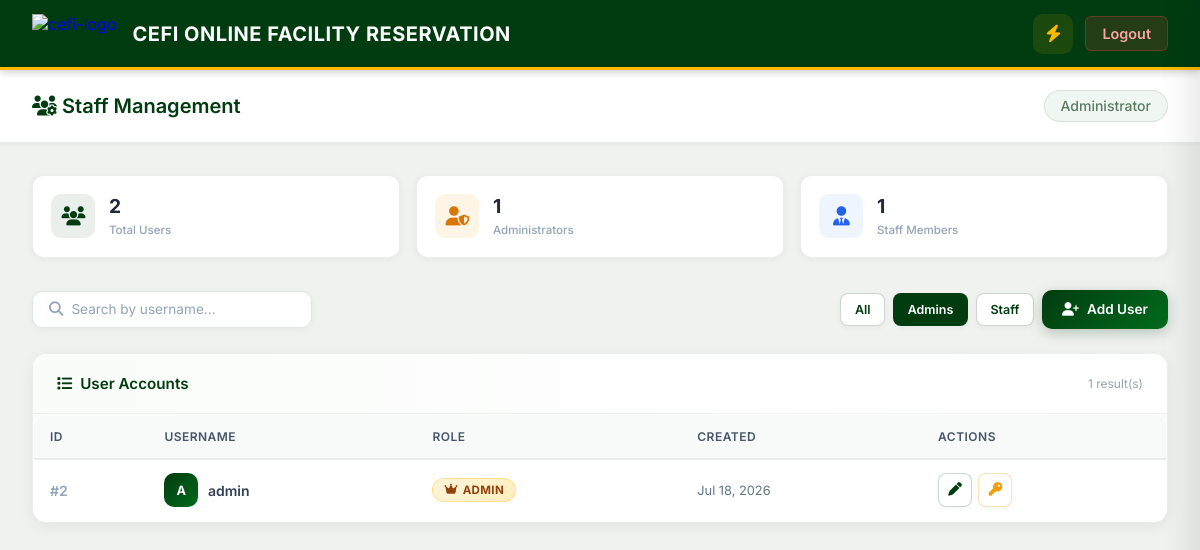
/admin/users.php?role=admin (signed in), run on the app's committed database.
### tables this page shows
CREATE TABLE users (
    id INT AUTO_INCREMENT PRIMARY KEY,
    username VARCHAR(50) UNIQUE NOT NULL,
    password VARCHAR(255) NOT NULL,
    created_at TIMESTAMP DEFAULT CURRENT_TIMESTAMP,
    role enum ('staff','admin')
);

### admin/users.php (the view, shortened to what this page needs)
<?php
require_once("../config/db.php");
$search = trim($_GET['search'] ?? '');
$filter_role = $_GET['role'] ?? '';
$query = "SELECT id, username, role, created_at FROM users WHERE 1=1";
$params = [];
$types = "";
if (!empty($filter_role) && in_array($filter_role, ['staff', 'admin'])) {
    $query .= " AND role = ?";
    $params[] = &$filter_role;
    $types .= "s";
}
$query .= " ORDER BY created_at DESC";
$stmt = $conn->prepare($query);
if (!empty($params)) {
    $stmt->bind_param($types, ...$params);
}
$stmt->execute();
$users = $stmt->get_result();
$total_users = $conn->query("SELECT COUNT(*) as c FROM users")->fetch_assoc()['c'];
$total_admins = $conn->query("SELECT COUNT(*) as c FROM users WHERE role='admin'")->fetch_assoc()['c'];
$total_staff = $conn->query("SELECT COUNT(*) as c FROM users WHERE role='staff'")->fetch_assoc()['c'];
?>
<!DOCTYPE html>
<html lang="en">
<head>
    <link rel="stylesheet" href="../style/dashboard.css">
    <link rel="stylesheet" href="../style/navbar.css?v=2">
    <link rel="stylesheet" href="../style/admin.css">
    <link rel="stylesheet" href="https://cdnjs.cloudflare.com/ajax/libs/font-awesome/6.5.1/css/all.min.css"
 />
</head>
<body>
<?php include '../includes/navbar.php'; ?>
<div class="main-content">
    <div class="page-header">
        <h1><i class="fas fa-users-cog"></i> Staff Management</h1>
        <div class="header-user">Administrator</div>
    </div>
    <div class="container">
        <div class="info-metrics">
            <div class="info-metric">
                <div class="info-metric-icon green"><i class="fas fa-users"></i></div>
                <div class="info-metric-data">
                    <h4><?= $total_users ?></h4>
                    <span>Total Users</span>
                </div>
            </div>
            <div class="info-metric">
                <div class="info-metric-icon amber"><i class="fas fa-user-shield"></i></div>
                <div class="info-metric-data">
                    <h4><?= $total_admins ?></h4>
                    <span>Administrators</span>
                </div>
            </div>
            <div class="info-metric">
                <div class="info-metric-icon blue"><i class="fas fa-user-tie"></i></div>
                <div class="info-metric-data">
                    <h4><?= $total_staff ?></h4>
                    <span>Staff Members</span>
                </div>
            </div>
        </div>
        <div class="admin-toolbar">
            <form method="GET" class="search-box">
                <i class="fas fa-search"></i>
                <input type="text" name="search" placeholder="Search by username..." value="<?= htmlspecialchars($search) ?>">
            </form>
            <div style="display: flex; gap: 0.5rem; align-items: center;">
                <a href="?role=" class="btn btn-outline btn-sm <?= empty($filter_role) ? 'active' : '' ?>" style="<?= empty($filter_role) ? 'background:#013c10;color:#fff;' : '' ?>">All</a>
                <a href="?role=admin" class="btn btn-outline btn-sm <?= $filter_role==='admin' ? 'active' : '' ?>" style="<?= $filter_role==='admin' ? 'background:#013c10;color:#fff;' : '' ?>">Admins</a>
                <a href="?role=staff" class="btn btn-outline btn-sm <?= $filter_role==='staff' ? 'active' : '' ?>" style="<?= $filter_role==='staff' ? 'background:#013c10;color:#fff;' : '' ?>">Staff</a>
                <button class="btn btn-primary" onclick="openModal('createModal')">
                    <i class="fas fa-user-plus"></i> Add User
                </button>
            </div>
        </div>
        <div class="admin-card">
            <div class="admin-card-header">
                <h3><i class="fas fa-list"></i> User Accounts</h3>
                <span style="font-size:0.75rem;color:#94a3b8;"><?= $users->num_rows ?> result(s)</span>
            </div>
            <div style="overflow-x:auto;">
                <table class="admin-table">
                    <thead>
                        <tr>
                            <th>ID</th>
                            <th>Username</th>
                            <th>Role</th>
                            <th>Created</th>
                            <th>Actions</th>
                        </tr>
                    </thead>
                    <tbody>
                        <?php if ($users->num_rows === 0): ?>
                            <tr><td colspan="5">
                                <div class="empty-state">
                                    <i class="fas fa-user-slash"></i>
                                    <h4>No users found</h4>
                                    <p>Try adjusting your search or filter.</p>
                                </div>
                            </td></tr>
                        <?php else: ?>
                            <?php while ($u = $users->fetch_assoc()): ?>
                            <tr>
                                <td style="font-weight:600;color:#94a3b8;">#<?= $u['id'] ?></td>
                                <td>
                                    <div style="display:flex;align-items:center;gap:0.6rem;">
                                        <div style="width:34px;height:34px;border-radius:10px;background:linear-gradient(135deg,#013c10,#026b1c);color:#fff;display:flex;align-items:center;justify-content:center;font-weight:700;font-size:0.8rem;">
                                            <?= strtoupper(substr($u['username'], 0, 1)) ?>
                                        </div>
                                        <span style="font-weight:600;"><?= htmlspecialchars($u['username']) ?></span>
                                    </div>
                                </td>
                                <td>
                                    <span class="role-badge <?= $u['role'] ?>">
                                        <i class="fas <?= $u['role'] === 'admin' ? 'fa-crown' : 'fa-user' ?>"></i>
                                        <?= ucfirst($u['role']) ?>
                                    </span>
                                </td>
                                <td style="color:#64748b;font-size:0.8rem;">
                                    <?= date('M d, Y', strtotime($u['created_at'])) ?>
                                </td>
                                <td>
                                    <div class="actions-group">
                                        <button class="btn btn-outline btn-icon" title="Edit" onclick="openEditModal(<?= htmlspecialchars(json_encode($u)) ?>)">
                                            <i class="fas fa-pen"></i>
                                        </button>
                                        <button class="btn btn-outline btn-icon" title="Reset Password" style="color:#f59e0b;border-color:rgba(245,158,11,0.3);" onclick="openResetModal(<?= $u['id'] ?>, '<?= htmlspecialchars($u['username']) ?>')">
                                            <i class="fas fa-key"></i>
                                        </button>
                                    </div>
                                </td>
                            </tr>
                            <?php endwhile; ?>
                        <?php endif; ?>
                    </tbody>
                </table>
            </div>
        </div>
    </div>
</div>
</body>
</html>

### style/dashboard.css (style rules this page uses)
:root { --bg-color: #f0f2f0; --text-main: #1a1a1a; --text-muted: #5a7a62; --card-bg: #ffffff; --border-color: rgba(1, 60, 16, 0.1); --accent-color: #fcb900; --accent-dark: #e6a800; --accent-green: #013c10; --success: #16a34a; --warning: #d97706; --danger: #dc2626; --sidebar-collapsed-width: 72px; }
* { margin: 0; padding: 0; box-sizing: border-box; font-family: 'Inter', sans-serif; }
body { background: #f0f2f0; color: var(--text-main); display: flex; flex-direction: column; min-height: 100vh; }
.main-content { margin-left: 0; flex: 1; transition: margin-left 0.3s cubic-bezier(0.4, 0, 0.2, 1); display: flex; flex-direction: column; }
.page-header { background: #ffffff; padding: 1.25rem 2rem; display: flex; justify-content: space-between; align-items: center; border-bottom: 1px solid rgba(1, 60, 16, 0.1); box-shadow: 0 1px 4px rgba(0, 0, 0, 0.06); }
.page-header h1 { font-size: 1.25rem; font-weight: 600; color: #013c10; }
.header-user { font-weight: 500; color: #5a7a62; background: #f0f7f2; padding: 0.4rem 1rem; border-radius: 20px; font-size: 0.875rem; border: 1px solid rgba(1, 60, 16, 0.1); }
.container { padding: 2rem; flex: 1; max-width: 1400px; margin: 0 auto; width: 100%; }
table { width: 100%; border-collapse: separate; border-spacing: 0; background: #ffffff; border-radius: 12px; overflow: hidden; box-shadow: 0 2px 12px rgba(0, 0, 0, 0.07); border: 1px solid rgba(1, 60, 16, 0.08); }
th { background: #013c10; padding: 1rem 1.5rem; text-align: left; font-weight: 600; color: #ffffff; font-size: 0.8rem; text-transform: uppercase; letter-spacing: 0.06em; border-bottom: 2px solid #fcb900; }
td { padding: 0.875rem 1.5rem; border-bottom: 1px solid rgba(1, 60, 16, 0.07); color: #1a1a1a; font-size: 0.875rem; }
tr:last-child td { border-bottom: none; }

### style/navbar.css (style rules this page uses)
.main-content { margin-left: 0 !important; width: 100%; }

### data on the page
users: id "2", username "A", username "admin", role "ADMIN", created_at "Jul 18, 2026"

### other printed values
$brand_text "CEFI ONLINE FACILITY RESERVATION"
$total_users "2"
$total_admins "1"
$total_staff "1"
$users->num_rows "1"
